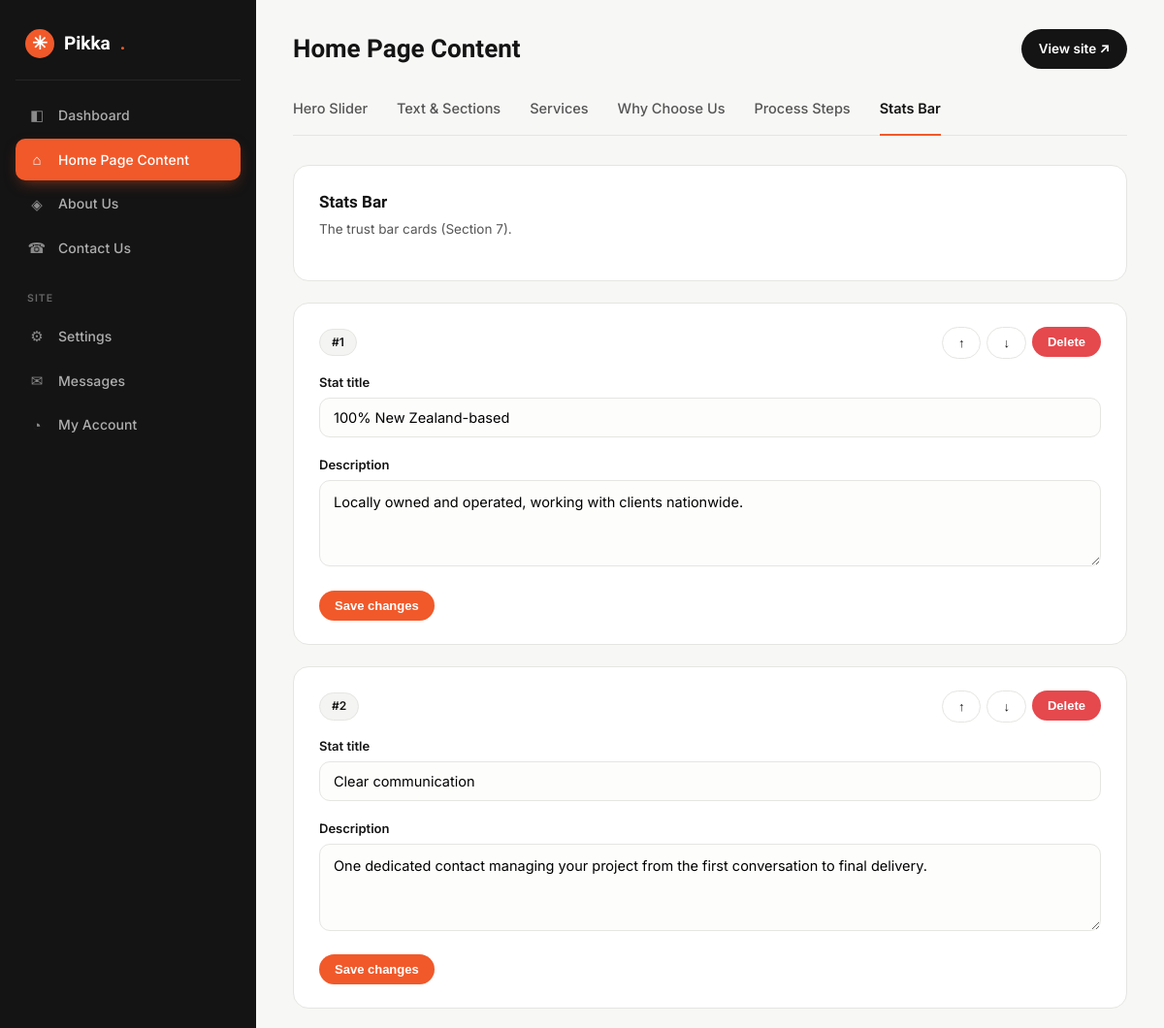
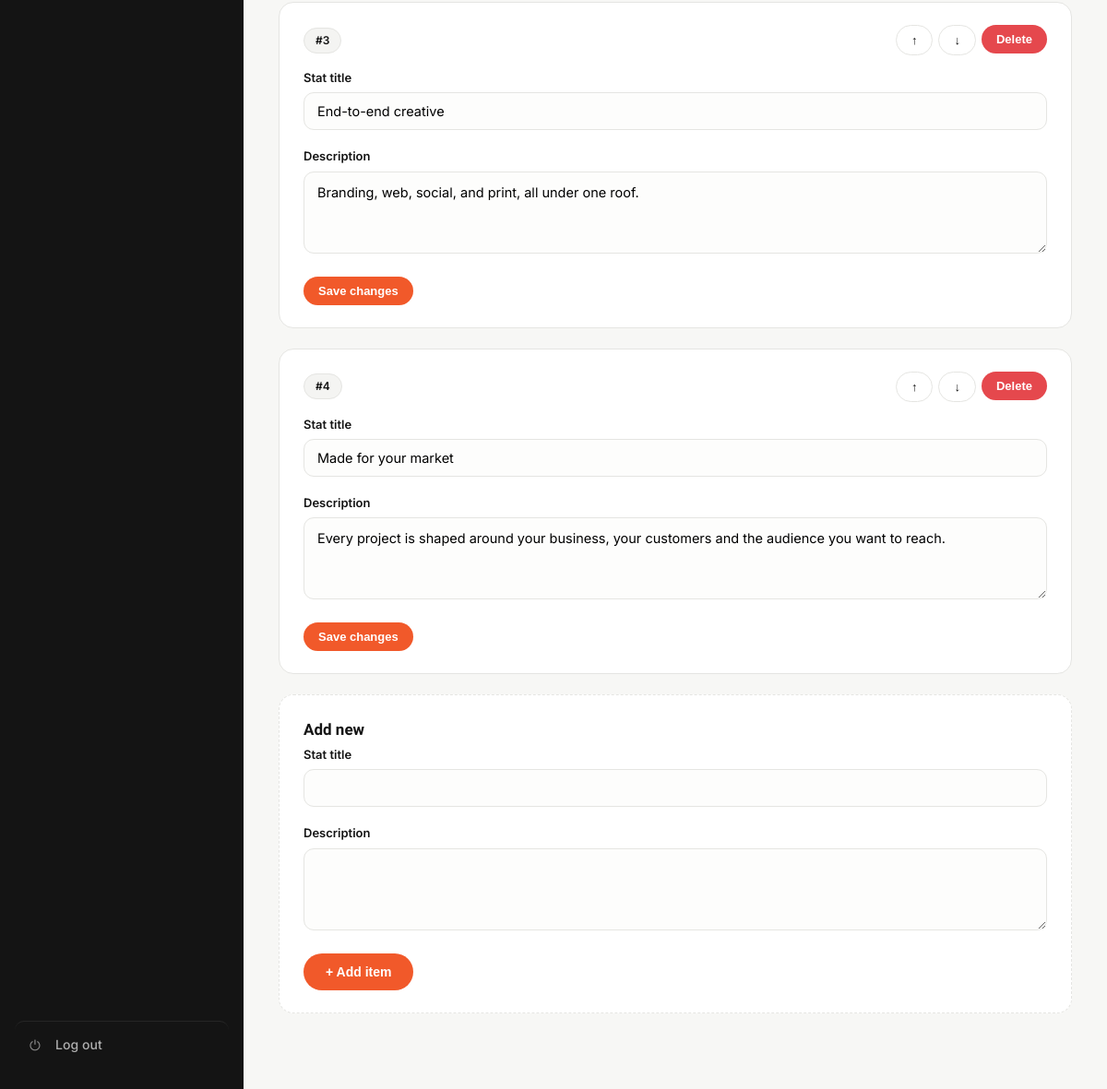
Screenshot of /admin/home-content.php?tab=stats (signed in) with the database file from the repository (2 pictures, top to bottom).
### tables this page shows
CREATE TABLE IF NOT EXISTS `stats` (
  `id` INT(11) NOT NULL AUTO_INCREMENT,
  `title` VARCHAR(120) NOT NULL,
  `description` TEXT DEFAULT NULL,
  `sort_order` INT(11) DEFAULT 0,
  PRIMARY KEY (`id`)
);

### includes/functions.php (called while the page is built, shortened)
<?php
require_once __DIR__ . '/config.php';
function e($str) {
    return htmlspecialchars($str ?? '', ENT_QUOTES, 'UTF-8');
}
    ?>

### includes/config.php (called while the page is built, shortened)
<?php
function db() {
    static $conn = null;
    if ($conn === null) {
        $conn = @mysqli_connect(DB_HOST, DB_USER, DB_PASS, DB_NAME);
        mysqli_set_charset($conn, 'utf8mb4');
    }
    return $conn;
}

### admin/home-content.php (the view, shortened to what this page needs)
<?php
$tabs = [
    'slider'   => ['label' => 'Hero Slider'],
    'sections' => ['label' => 'Text & Sections'],
    'services' => ['label' => 'Services'],
    'why'      => ['label' => 'Why Choose Us'],
    'process'  => ['label' => 'Process Steps'],
    'stats'    => ['label' => 'Stats Bar'],
];
$tab = $_GET['tab'] ?? 'sections';
$crud = [
    'services' => ['table' => 'services', 'intro' => 'These appear in the accordion (Section 3). Use the arrows to reorder.',
                    'columns' => ['title' => ['label' => 'Service title', 'type' => 'text'], 'description' => ['label' => 'Description', 'type' => 'textarea']]],
    'why'      => ['table' => 'why_reasons', 'intro' => 'The four reasons grid (Section 4).',
                    'columns' => ['title' => ['label' => 'Reason title', 'type' => 'text'], 'description' => ['label' => 'Description', 'type' => 'textarea']]],
    'process'  => ['table' => 'process_steps', 'intro' => 'Your working process (Section 5).',
                    'columns' => ['step_number' => ['label' => 'Step number (e.g. 01)', 'type' => 'text'], 'title' => ['label' => 'Step title', 'type' => 'text'], 'description' => ['label' => 'Description', 'type' => 'textarea']]],
    'stats'    => ['table' => 'stats', 'intro' => 'The trust bar cards (Section 7).',
                    'columns' => ['title' => ['label' => 'Stat title', 'type' => 'text'], 'description' => ['label' => 'Description', 'type' => 'textarea']]],
];
$sliderTableReady = (bool) mysqli_query(db(), "SELECT 1 FROM hero_slides LIMIT 1");
if ($tab === 'slider') {
    $rows = get_rows('hero_slides');
}
elseif (isset($crud[$tab])) {
    $table = $crud[$tab]['table'];
    $rows = [];
    $r = mysqli_query(db(), "SELECT * FROM `$table` ORDER BY sort_order ASC, id ASC");
    while ($x = mysqli_fetch_assoc($r)) $rows[] = $x;
}
function render_fields($columns, $data = []) {
    foreach ($columns as $col => $meta) {
        $label = $meta['label']; $type = $meta['type'] ?? 'text';
        $val = $data[$col] ?? '';
        echo '<div class="field"><label>' . e($label) . '</label>';
        if ($type === 'textarea') {
            echo '<textarea name="' . e($col) . '" rows="3">' . e($val) . '</textarea>';
        } else {
            echo '<input type="text" name="' . e($col) . '" value="' . e($val) . '">';
        }
        echo '</div>';
    }
}
require __DIR__ . '/header.php';
?>
<div class="subnav">
  <?php foreach ($tabs as $key => $meta): ?>
    <a href="?tab=<?= e($key) ?>" class="<?= $tab === $key ? 'active' : '' ?>"><?= e($meta['label']) ?></a>
  <?php endforeach; ?>
</div>
<?php if ($tab === 'slider' && !$sliderTableReady): ?>
  <div class="card">
    <h2>One-time setup needed</h2>
    <p class="sub">The Hero Slider stores its slides in a database table that doesn't exist on this site yet. Open <strong>phpMyAdmin</strong> (in cPanel), select your database, go to the <strong>SQL</strong> tab, paste the code below, and click Go. This only needs to be done once — nothing else on the site is affected.</p>
    <textarea readonly rows="14" style="font-family:monospace;font-size:12.5px;white-space:pre" onclick="this.select()">CREATE TABLE IF NOT EXISTS `hero_slides` (
  `id` INT(11) NOT NULL AUTO_INCREMENT,
  `eyebrow` VARCHAR(160) DEFAULT NULL,
  `headline` VARCHAR(255) DEFAULT NULL,
  `subheadline` TEXT DEFAULT NULL,
  `btn_primary_text` VARCHAR(80) DEFAULT NULL,
  `btn_primary_link` VARCHAR(255) DEFAULT NULL,
  `btn_secondary_text` VARCHAR(80) DEFAULT NULL,
  `image` VARCHAR(255) DEFAULT NULL,
  `sort_order` INT(11) DEFAULT 0,
  PRIMARY KEY (`id`)
) ENGINE=InnoDB DEFAULT CHARSET=utf8mb4;
INSERT INTO `hero_slides` (`eyebrow`, `headline`, `subheadline`, `btn_primary_text`, `btn_primary_link`, `btn_secondary_text`, `image`, `sort_order`) VALUES
('Creative and Digital Solutions · New Zealand', 'Your vision, brought to life.', 'Pikka Creatives helps businesses from Kaitaia to Bluff grow through smart design, high-performing websites and digital marketing, backed by local support.', 'See our work', '#services', 'Start a project', '', 1);</textarea>
    <p class="muted" style="margin-top:10px">Once that's run, refresh this page and the slider editor will appear here.</p>
  </div>
<?php elseif (isset($crud[$tab])):
  $conf = $crud[$tab]; ?>
  <div class="card">
    <h2><?= e($tabs[$tab]['label']) ?></h2>
    <p class="sub"><?= e($conf['intro']) ?></p>
  </div>
  <?php foreach ($rows as $idx => $row): ?>
  <div class="card">
    <div class="rh" style="display:flex;justify-content:space-between;align-items:center;margin-bottom:14px">
      <span class="pill">#<?= $idx + 1 ?></span>
      <div style="display:flex;gap:6px">
        <form method="post" action="?tab=<?= e($tab) ?>" style="display:inline"><button class="btn btn-ghost btn-sm" <?= $idx === 0 ? 'disabled' : '' ?>>↑</button></form>
        <form method="post" action="?tab=<?= e($tab) ?>" style="display:inline"><button class="btn btn-ghost btn-sm" <?= $idx === count($rows) - 1 ? 'disabled' : '' ?>>↓</button></form>
        <form method="post" action="?tab=<?= e($tab) ?>" style="display:inline" onsubmit="return confirm('Delete this item?')"><button class="btn btn-danger btn-sm">Delete</button></form>
      </div>
    </div>
    <form method="post" action="?tab=<?= e($tab) ?>">
      <?php render_fields($conf['columns'], $row); ?>
      <button class="btn btn-sm" type="submit">Save changes</button>
    </form>
  </div>
  <?php endforeach; ?>
  <div class="card" style="border-style:dashed">
    <h2>Add new</h2>
    <form method="post" action="?tab=<?= e($tab) ?>">
      <button class="btn" type="submit">+ Add item</button>
    </form>
  </div>
<?php endif; ?>
<?php require __DIR__ . '/footer.php'; ?>

### admin/admin.css (style rules this page uses)
:root { --accent:#F1592A;--ink:#141414;--mist:#F4F4F2;--line:#e5e5e2;--ink-2:#555 }
* { box-sizing:border-box;margin:0;padding:0 }
body { font-family:'Inter',system-ui,sans-serif;background:#f7f7f5;color:var(--ink);line-height:1.55 }
a { color:inherit;text-decoration:none }
.subnav { display:flex;gap:30px;flex-wrap:wrap;margin-bottom:30px;border-bottom:1px solid var(--line) }
.subnav a { position:relative;padding:4px 0 16px;font-size:14.5px;font-weight:500;color:var(--ink-2);transition:color .2s }
.subnav a::after { content:"";position:absolute;left:0;right:0;bottom:-1px;height:2px;background:var(--accent);transform:scaleX(0);transition:transform .2s ease }
.subnav a.active { color:var(--ink);font-weight:600 }
.subnav a.active::after { transform:scaleX(1) }
.card { background:#fff;border:1px solid var(--line);border-radius:16px;padding:24px 26px;margin-bottom:22px }
.card h2 { font-family:'Sora',sans-serif;font-size:17px;margin-bottom:4px }
.card .sub { color:var(--ink-2);font-size:13.5px;margin-bottom:18px }
label { display:block;font-size:13px;font-weight:600;margin:0 0 6px }
.field { margin-bottom:18px }
input[type=text],input[type=email],input[type=password],textarea,select { width:100%;border:1px solid var(--line);border-radius:11px;padding:11px 14px;font-family:inherit;font-size:14.5px;background:#fdfdfc;transition:.2s }
textarea { resize:vertical;min-height:88px;line-height:1.5 }
.btn { display:inline-flex;align-items:center;gap:8px;background:var(--accent);color:#fff;border:0;padding:12px 24px;border-radius:100px;font-weight:600;font-size:14px;cursor:pointer;transition:.2s }
.btn-ghost { background:#fff;border:1px solid var(--line);color:var(--ink) }
.btn-sm { padding:8px 16px;font-size:13px }
.btn-danger { background:#e5484d }
.pill { background:var(--mist);border:1px solid var(--line);border-radius:100px;padding:4px 12px;font-size:12px;font-weight:600 }

### rows the page displays
stats: label "Stat title", title "100% New Zealand-based", label "Description", description "Locally owned and operated, working with clients nationwide."
stats: label "Stat title", title "Clear communication", label "Description", description "One dedicated contact managing your project from the first conversation to final delivery."
stats: label "Stat title", title "End-to-end creative", label "Description", description "Branding, web, social, and print, all under one roof."
stats: label "Stat title", title "Made for your market", label "Description", description "Every project is shaped around your business, your customers and the audience you want to reach."

### other values shown
$title "Home Page Content"
$meta['label'] "Hero Slider"
$meta['label'] "Text & Sections"
$meta['label'] "Services"
$meta['label'] "Why Choose Us"
$meta['label'] "Process Steps"
$meta['label'] "Stats Bar"
$tabs[$tab]['label'] "Stats Bar"
$conf['intro'] "The trust bar cards (Section 7)."
$label "Stat title"
$label "Description"
